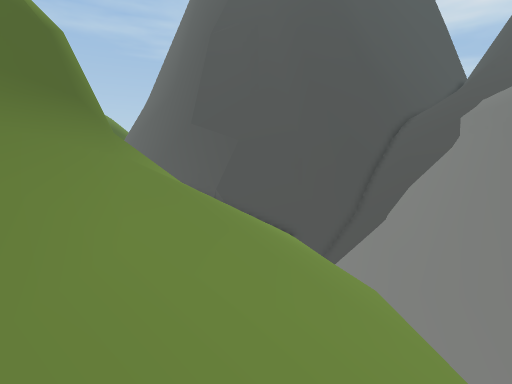
view 1 (above)

17 first-person views from a walk through a scene from a Unity 3-D project. The camera is 1.3 m above the floor, tilts 6° down and sees 80° across. The floor is counted in squares, 2 m on a side. Each view is taken from the middle of a square. On the plan, view 1 faces up. The plan holds only what a view shows up to about 10 squares ahead; the rest is blank. The place goes on beyond the plan. The player is left out.

view 2
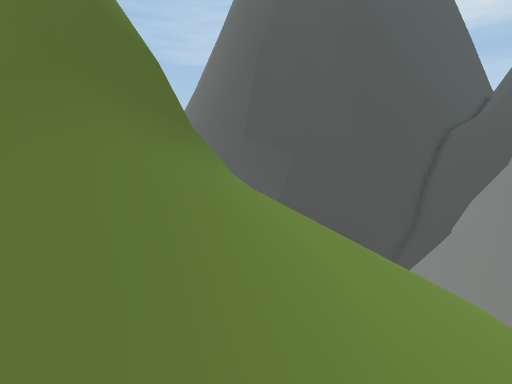

view 3
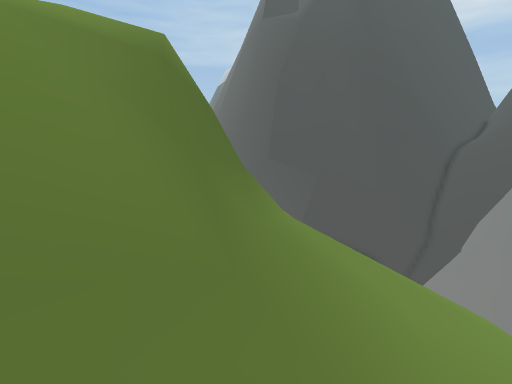

view 4
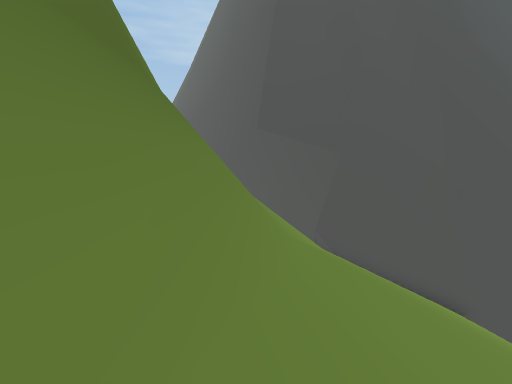

view 5
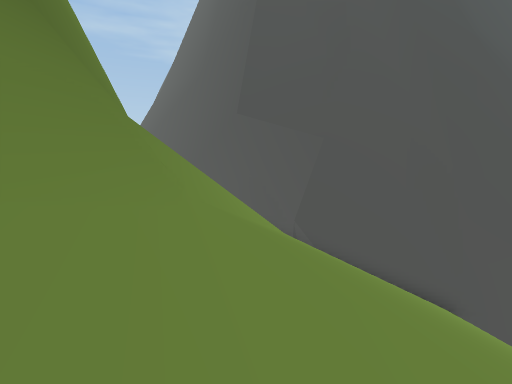

view 6
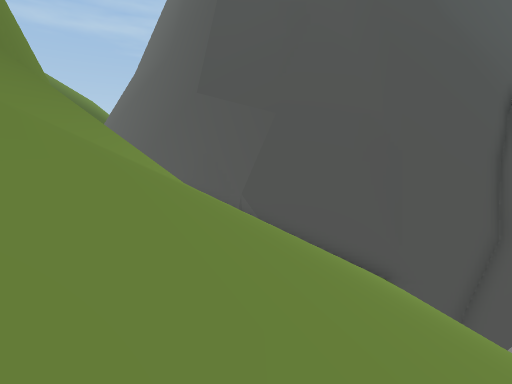

view 7
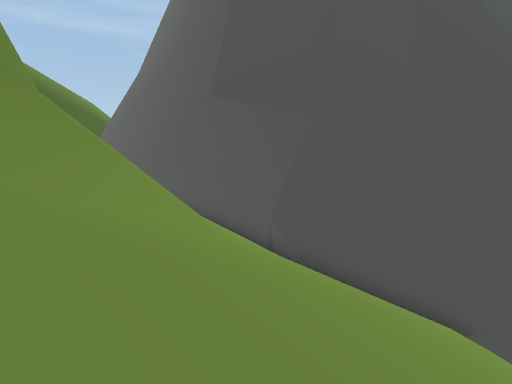

view 8
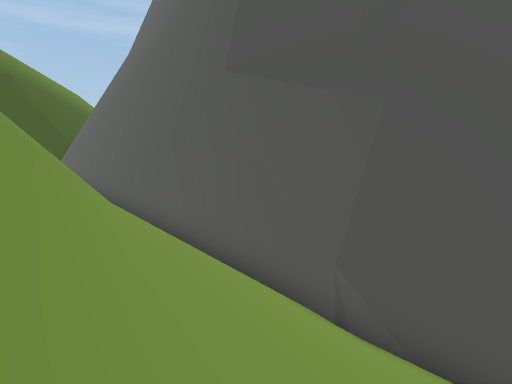

view 9
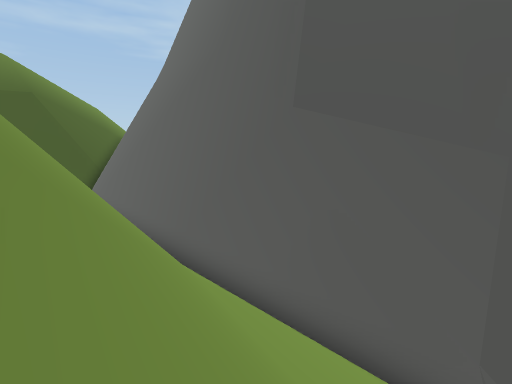

view 10
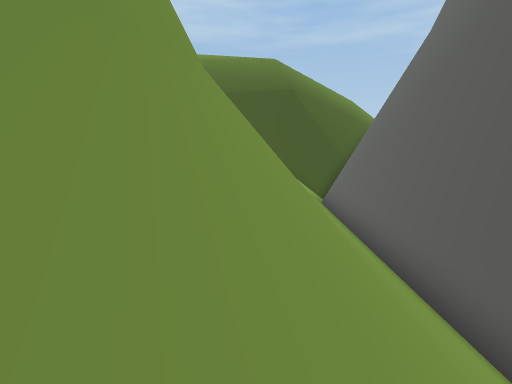

view 11
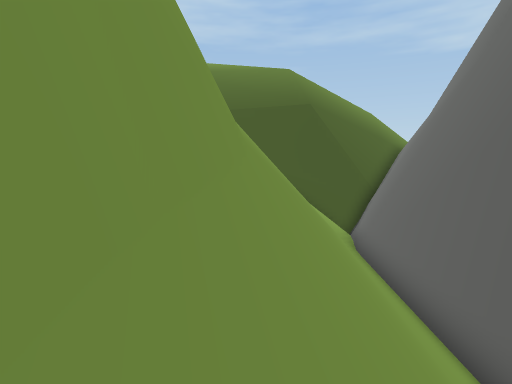

view 12
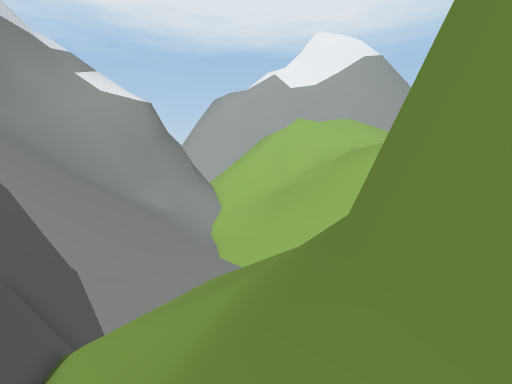

view 13
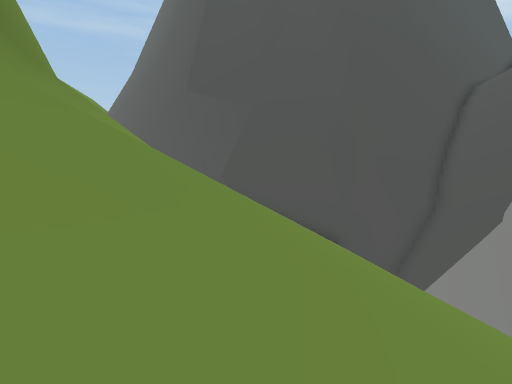

view 14
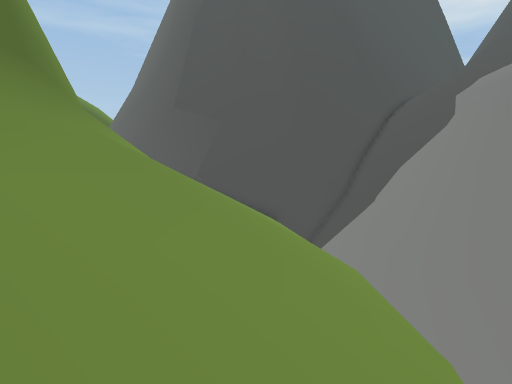

view 15
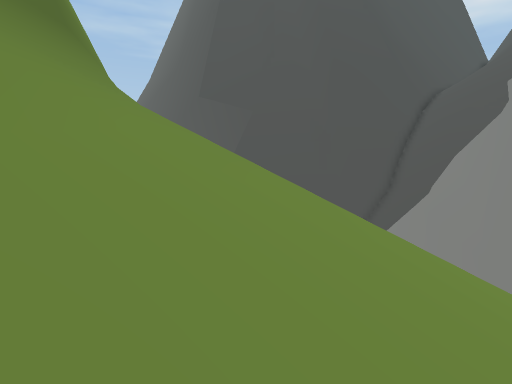

view 16
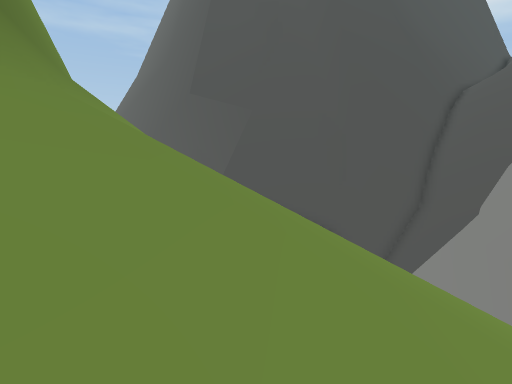

view 17
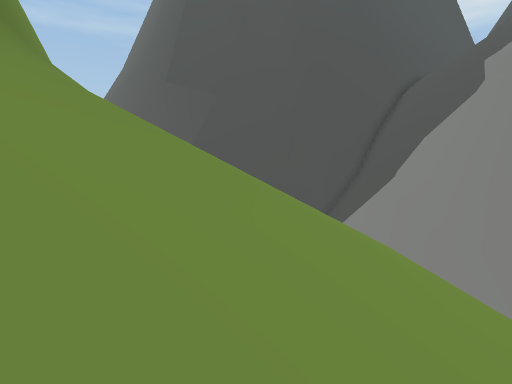

### Floor plan
Key: @ floor where view 1 was taken; # wall or solid block; / step, stairs or slope; = window, fence, low wall or low ledge; ^ raised ledge; v drop or lower ground.
Columns run from 15 left of view 1 to 9 right of it. Each row starts with its distance up from view 1.
 27   #
 26   #
 25 vv# =###
 24  v  #//##
 23     ##//##
 22    ### //##
 21     #v  //##
 20     #//////###
 19      #///////###    #
 18       #////////### ##=
 17       ^#/////////###//
 16        #//////////#////
 15         #///////// ////
 14         #//////////////
 13         ##///////// /////
 12          #////////  /////
 11        v ##//////   /////
 10       vv ##//////// /////
  9       vv ##/////////////
  8       vv #/////////////
  7    ///vv##////////// //
  6    ///v###//////////
  5    //v##=#//////////
  4     /=//##/////////
  3     /////////////
  2      //////////
  1      ///////    /
  0       /##//    @
 -1        #// /
 -2
 -3          /

Where each view was taken, in squares from view 1:
view 1: 0 up, 0 right, facing up
view 2: 1 down, 4 left, facing up
view 3: 3 down, 6 left, facing up
view 4: 7 up, 5 left, facing up
view 5: 8 up, 4 left, facing up
view 6: 8 up, 2 left, facing up
view 7: 10 up, 3 left, facing up
view 8: 14 up, 4 left, facing up
view 9: 15 up, 6 left, facing up
view 10: 18 up, 7 left, facing up-left
view 11: 19 up, 9 left, facing up-left
view 12: 19 up, 9 left, facing down-right
view 13: 6 up, 1 left, facing up
view 14: 1 up, 1 right, facing up
view 15: 2 up, 1 left, facing up
view 16: 5 up, 1 left, facing up
view 17: 3 up, 1 right, facing up
